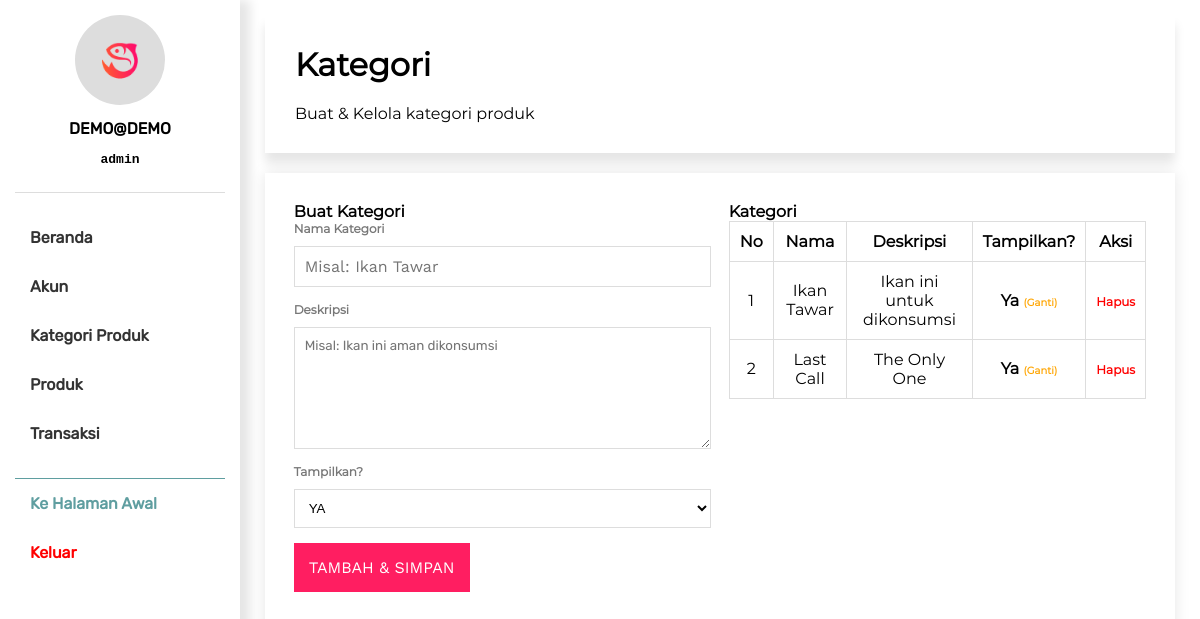
The page /panel/kategori.php (signed in) on the database its author committed.
### tables this page shows
CREATE TABLE `kategori` (
  `id_data` int(255) NOT NULL,
  `nama_kat` varchar(255) NOT NULL,
  `deskripsi` text DEFAULT NULL,
  `tampil` int(1) NOT NULL
);

### backend/model/Querybuilder.php (called while the page is built, shortened)
<?php
require 'Database.php';
class Querybuilder
{
   private $tableName;
   function __construct($dbname)
   {
      $this->tableName = $dbname;
   }
   function selectAll($clause)
   {
      $dbconf = new Database();
      $table = $this->tableName;
      $query = "SELECT * FROM $table WHERE $clause";
      $exe = mysqli_query($dbconf->connect(),$query);
      $data['rows'] = mysqli_num_rows($exe);
      $data['result'] = $exe;
      return $data;
   }
}

### backend/model/Database.php (called while the page is built)
<?php
class Database
{
   function connect()
   {
      $username = 'root';
      $password = '';
      $host = 'localhost';
      $db = "sipit";
      return mysqli_connect($host, $username, $password, $db);
   }
}

### panel/kategori.php (the view, shortened to what this page needs)
<?php
require '../backend/model/Querybuilder.php';
$getter = new Querybuilder('kategori');
$cats = $getter->selectAll("1 ORDER BY nama_kat ASC");
?>
<!DOCTYPE Html>
<html lang="id">
<head>
   <?php include 'temps/stylenscripts.php'?>
</head>
<body style="padding:0;margin:0;">
<?php include 'temps/sidebar.php' ?>
<div class="panel-sections">
   <div class="sect-heading">
      <h1>Kategori</h1>
      <p>Buat & Kelola kategori produk</p>
   </div>
   <div class="sect-body">
      <div class="sect-col-half">
         <h4>Buat Kategori</h4>
         <form action="actions/create-cat.php" method="post">
            <div class="form-group">
               <label>Nama Kategori</label>
               <input type="text" required name="name" placeholder="Misal: Ikan Tawar">
            </div>
            <div class="form-group">
               <label>Deskripsi</label>
               <textarea name="desc" placeholder="Misal: Ikan ini aman dikonsumsi"></textarea>
            </div>
            <div class="form-group">
               <label>Tampilkan?</label>
               <select required name="show">
                  <option value="1">YA</option>
               </select>
            </div>
            <div class="form-group">
               <button type="submit">Tambah & Simpan</button>
            </div>
         </form>
      </div>
      <div class="sect-col-half">
         <h4>Kategori</h4>
         <table cellpadding="10" border-collapse="collapse" class="table-styled">
            <thead>
               <tr>
                  <th>No</th>
                  <th>Nama</th>
                  <th>Deskripsi</th>
                  <th>Tampilkan?</th>
                  <th>Aksi</th>
               </tr>
            </thead>
            <tbody>
            <?php
            $n=0;
            while($fetch = mysqli_fetch_array($cats['result']))
            {
               $n++;
               ?>
               <tr>
                  <td><?= $n ?></td>
                  <td class="edit-name<?= $n ?>" contenteditable="true" data-id="<?= $fetch['id_data'] ?>"><?= $fetch['nama_kat'] ?></td>
                  <td class="edit-desc<?= $n ?>" contenteditable="true" data-id="<?= $fetch['id_data'] ?>"><?= $fetch['deskripsi'] ?></td>
                  <td>
                     <?php
                     if($fetch['tampil'] == 1)
                     {
                        ?>
                        <b>Ya</b>
                        <a href="actions/cat-change.php?id=<?= $fetch['id_data'] ?>" style="font-size:10px;text-decoration: none;color:orange;font-weight:bold;" href="#">(Ganti)</a>
                        <?php
                     }
                     else{
                        ?>
                        <b style="color:red;">Tidak</b>
                        <a href="actions/cat-change.php?id=<?= $fetch['id_data'] ?>" style="font-size:10px;text-decoration: none;color:orange;font-weight:bold;" href="#">(Ganti)</a>
                        <?php
                     }
                     ?>
                  </td>
                  <td>
                     <a href="actions/cat-delete.php?id=<?= $fetch['id_data'] ?>" style="color:red;font-size:12px;text-decoration: none;font-weight:bold;">Hapus</a>
                  </td>
               </tr>
               <?php
            }
            ?>
            </tbody>
         </table>
      </div>
   </div>
</div>
</body>

### assets/css/style.css (style rules this page uses)
.jumbotron>h1,h4 { margin:0; padding:0; }
input,button { font-family: "Primary"; }
button { cursor: pointer; font-size:16px; text-transform: uppercase; }
input { font-size:16px; }
body { font-family: "Second"; margin:0; padding:0; }
.prd-wrapper > div > h1,p { padding:0; margin:0; }
.panel-sections { padding:15px; padding-left:25px; padding-right:25px; float:left; box-sizing:border-box; width:80%; margin-left:20%; }
.sect-heading { background: rgba(255,255,255,0.7); text-align: center; padding:20px; display: flex; flex-flow: column; align-items: flex-start; box-shadow: 0 10px 10px rgba(0,0,0,0.1); }
.sect-heading > h1,p { margin:0; padding:10px; }
.sect-body { padding:20px; box-shadow:0 0 15px rgba(0,0,0,0.1); margin-top:20px; display: flex; flex-flow: row wrap; justify-content: flex-start; justify-items: flex-start; }
.sect-col-half { width:48%; padding:1%; }
.form-group { display: flex; flex-flow: column; margin-bottom:15px; }
.form-group > label { font-weight:bold; font-size:12px; color:#777; margin-bottom: 10px; }
.form-group > input { padding:10px; border:1px solid #ddd; }
.form-group > textarea { height:100px; font-family: "Rubiks"; padding:10px; border:1px solid #ddd; }
.form-group > select { padding:10px; border:1px solid #ddd; background-color: transparent; cursor: pointer; }
.form-group > button { padding:15px; width:fit-content; border:none; background-color: rgb(255,30,97); color: #fff; }
table { width:100%; }
table,th,td { text-align: center; border-collapse: collapse; border: 1px solid #ddd; }

### rows shown on the page
kategori: nama_kat "Ikan Tawar", deskripsi "Ikan ini untuk dikonsumsi"
kategori: nama_kat "Last Call", deskripsi "The Only One"

### other values the page prints
$_SESSION['user'] "DEMO@DEMO"
$_SESSION['level'] "admin"
